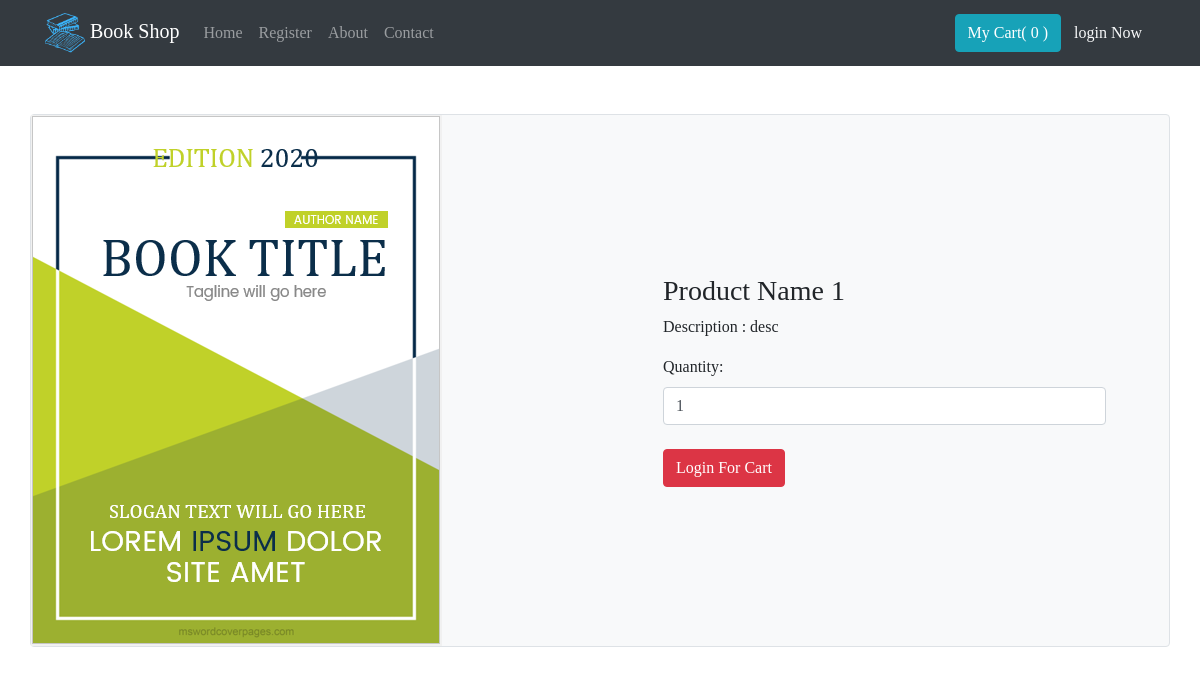
/single_product.php?pro_id=1&Pub_id=2, run on the app's committed database.
### tables this page shows
CREATE TABLE `products` (
  `id` int(11) NOT NULL,
  `name` varchar(255) NOT NULL,
  `img_src` varchar(255) NOT NULL,
  `price` int(11) NOT NULL,
  `publisher_id` int(11) NOT NULL,
  `Description` text NOT NULL,
  `Category` varchar(255) NOT NULL
);

### single_product.php (the view, shortened to what this page needs)
<?php
include 'config.php';
include 'header.php';
?>
<!DOCTYPE html>
<html>
<head>
</head>
<body>
<div class="container">
	<div class="row my-5 d-flex align-items-center rounded border bg-light">
<?php
$pro_id = $_GET['pro_id'];
$Pub_id = $_GET['Pub_id'];
$select = "SELECT * FROM `products` WHERE id = '$pro_id'";
$exexute = mysqli_query($conn,$select);
while($row = mysqli_fetch_array($exexute)){
echo '
<div class="col-md-6 p-0"><img src="img/'.$row['img_src'].'" class="img-fluid"></div>
		<div class="col-md-6">
		<form action="manage_cart.php" method="post">
			<div class="p-5">
				<h3>'.$row['name'].'</h3>
				<p>Description : '.$row['Description'].'</p>
				<label>Quantity:</label>
				<input type="number" name="quantity" class="form-control" min="1" class="mb-2" value="1"><br>';
if (isset($_SESSION['name'])) {
					echo '<button name="single_cart_btn" type="submit" class="btn btn-info">Add To Cart</button>
						<a href="chatting/index.php?admin='.$Pub_id.'" class="btn btn-danger">Chat with Publisher</a>';
				}else{
					echo '<a href="all_login.php" class="btn btn-danger">Login For Cart</a>';
				}
echo '
<input type="hidden" name="product_id" value="'.$pro_id.'">
		<input type="hidden" name="Item_Name" value="'.$row['name'].'">
		<input type="hidden" name="img_src" value="'.$row['img_src'].'">
		 <input type="hidden" name="price" value="'.$row['price'].'">
		 <input type="hidden" name="Pub_id" value="'.$Pub_id.'">
		</form>
			</div>
		</div>
';
}
?>
	</div>
</body>
</html>

### header.php (style rules this page uses)
* { font-family: poppins; }

### data on the page
products: img_src (picture), name "Product Name 1", Description "desc"

### other printed values
$count "0"
